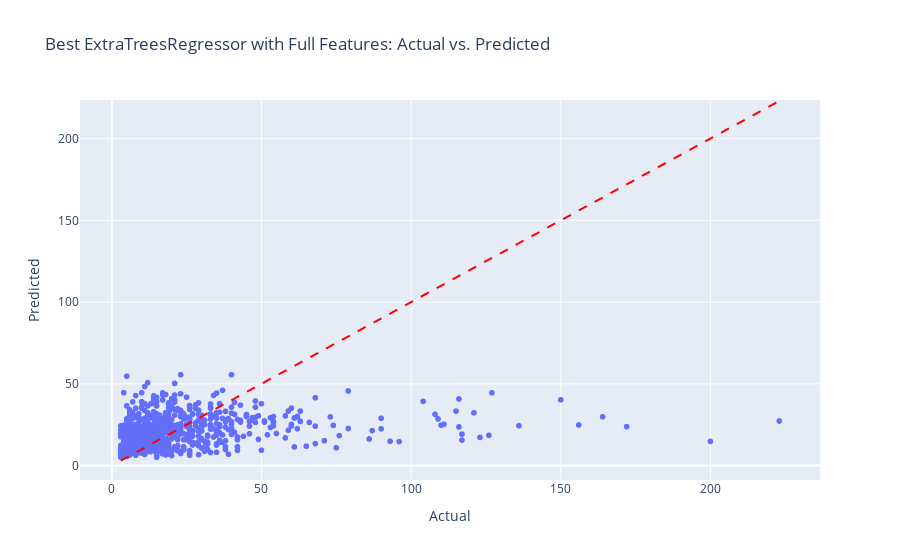

Notebook code cell kept with this figure:
### Code cell
from sklearn.model_selection import RandomizedSearchCV

X_train_full = X_train_imputed
X_val_full = X_val_imputed

# Define the parameter grid for ExtraTreesRegressor
param_grid_et = {
    'n_estimators': [100, 200, 500],  # Number of trees
    'max_depth': [10, 20, 50, None],  # Maximum depth of the tree
    'min_samples_split': [2, 5, 10],  # Minimum samples required to split an internal node
    'min_samples_leaf': [1, 2, 4],    # Minimum samples required to be at a leaf node
    'bootstrap': [True, False]        # Whether bootstrap samples are used when building trees
}

# Initialize RandomizedSearchCV for ExtraTreesRegressor
random_search_et = RandomizedSearchCV(
    estimator=ExtraTreesRegressor(random_state=42),
    param_distributions=param_grid_et,
    n_iter=50,  # Number of random parameter combinations to try
    cv=5,  # 5-fold cross-validation
    scoring='neg_root_mean_squared_error',
    verbose=2,
    random_state=42,
    n_jobs=-1  # Use all available cores
)

# Fit the random search model on the full feature set (X_train_full)
random_search_et.fit(X_train_full, y_train)

# Best hyperparameters
print(f"Best Hyperparameters: {random_search_et.best_params_}")

# Best RMSE score
best_rmse = -random_search_et.best_score_
print(f"Best RMSE Score: {best_rmse:.3f}")

# After finding the best model, use it to predict on the validation set
best_et_model = random_search_et.best_estimator_

# Predict on the validation set (with full features)
y_val_pred_best_et = best_et_model.predict(X_val_full)

# Calculate RMSE for the full feature set
rmse_best_et = root_mean_squared_error(y_val, y_val_pred_best_et)
print(f"RMSE on Validation Set with Full Features: {rmse_best_et:.3f}")

# Call the plot_actual_vs_pred function to visualize actual vs predicted values
plot_actual_vs_pred(y_val, y_val_pred_best_et, "Best ExtraTreesRegressor with Full Features")

### Figure 1 — Plotly figure (JSON) as saved in the notebook; plotly's stock layout.template omitted (floating-point values rounded to 4 significant figures; data arrays with more than 128 entries replaced by an {"elided": "..."} marker saying what was removed)
{"data": [{"hovertemplate": "Actual=%{x}<br>Predicted=%{y}<extra></extra>", "legendgroup": "", "marker": {"color": "#636efa", "symbol": "circle"}, "mode": "markers", "name": "", "showlegend": false, "type": "scattergl", "x": {"elided": "1160 int values"}, "xaxis": "x", "y": {"elided": "1160 float values"}, "yaxis": "y"}], "layout": {"legend": {"tracegroupgap": 0}, "shapes": [{"line": {"color": "Red", "dash": "dash"}, "type": "line", "x0": 3, "x1": 223, "y0": 3, "y1": 223}], "title": {"text": "Best ExtraTreesRegressor with Full Features: Actual vs. Predicted"}, "xaxis": {"anchor": "y", "domain": [0, 1], "title": {"text": "Actual"}}, "yaxis": {"anchor": "x", "domain": [0, 1], "title": {"text": "Predicted"}}}}
